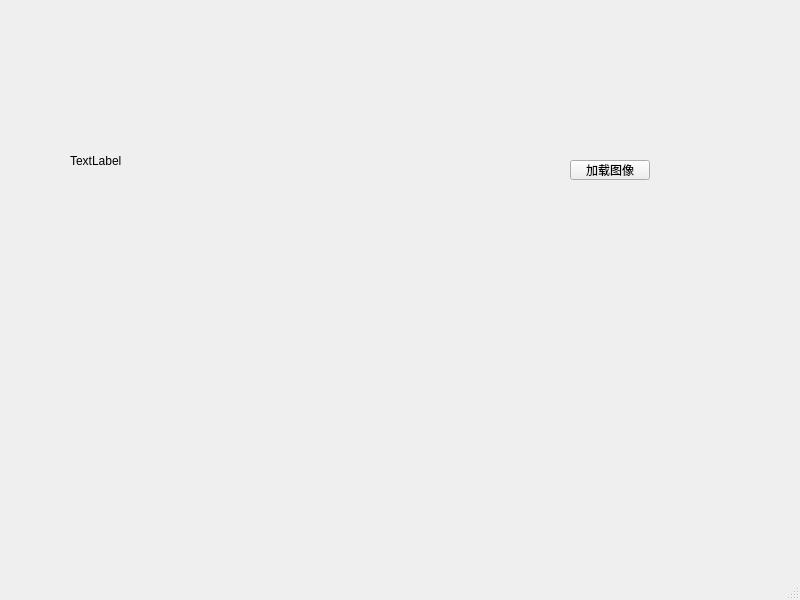
<?xml version="1.0" encoding="UTF-8"?>
<ui version="4.0">
 <class>MainWindow</class>
 <widget class="QMainWindow" name="MainWindow">
  <property name="geometry">
   <rect>
    <x>0</x>
    <y>0</y>
    <width>800</width>
    <height>600</height>
   </rect>
  </property>
  <property name="windowTitle">
   <string>MainWindow</string>
  </property>
  <widget class="QWidget" name="centralwidget">
   <widget class="QPushButton" name="pushButton">
    <property name="geometry">
     <rect>
      <x>570</x>
      <y>160</y>
      <width>80</width>
      <height>20</height>
     </rect>
    </property>
    <property name="text">
     <string>加载图像</string>
    </property>
   </widget>
   <widget class="QLabel" name="label_image">
    <property name="geometry">
     <rect>
      <x>70</x>
      <y>110</y>
      <width>261</width>
      <height>101</height>
     </rect>
    </property>
    <property name="text">
     <string>TextLabel</string>
    </property>
   </widget>
  </widget>
  <widget class="QMenuBar" name="menubar">
   <property name="geometry">
    <rect>
     <x>0</x>
     <y>0</y>
     <width>800</width>
     <height>21</height>
    </rect>
   </property>
  </widget>
  <widget class="QStatusBar" name="statusbar"/>
 </widget>
 <resources/>
 <connections/>
</ui>
